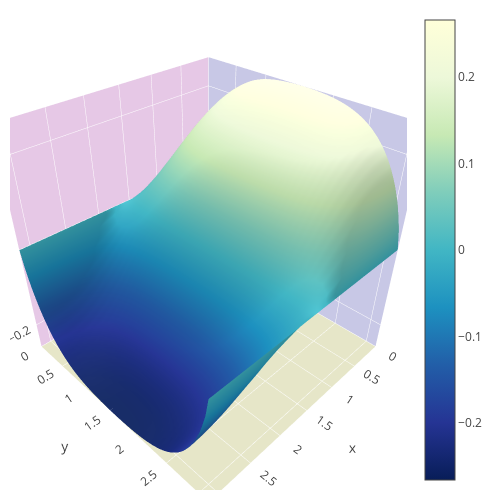

This figure's notebook cell:
### Code cell
la = np.zeros((N, K))
ua = np.zeros((T0+2, N, K))
ua[0] = la
for m in range(T0+1):
    t = m*ht#T_end-T_begin
    for n in range(N):
        for k in range(K):
            s = 0
            for i in range(1, 40):
                z = 2*i-1
                lm = z**2+1
                s+=4/np.pi*((np.exp(-t)-np.exp(-t*lm))/z**2)*np.sin(z*hy*k)*np.cos(hx*n)
            la[n][k] = s
    norm = 1 # max([max(i) for i in la])
    la = la.T/norm
    ua[m+1] = la
plot_u(Y, X, la)
print("t = ", t)

### Figure 1 — Plotly figure (JSON) as saved in the notebook; plotly's stock layout.template omitted (floating-point values rounded to 4 significant figures; data arrays with more than 128 entries replaced by an {"elided": "..."} marker saying what was removed)
{"data": [{"colorscale": "YlGnBu", "type": "surface", "uid": "f1ec51f3-66d9-4229-ad15-221b75c036b6", "x": {"elided": "80x80 float values"}, "y": {"elided": "80x80 float values"}, "z": {"elided": "80x80 float values"}}], "layout": {"height": 500, "margin": {"b": 10, "l": 10, "r": 20, "t": 10}, "scene": {"xaxis": {"backgroundcolor": "rgb(200, 200, 230)", "gridcolor": "rgb(255, 255, 255)", "range": [0, 3.142], "showbackground": true, "title": {"text": "x"}, "zerolinecolor": "rgb(255, 255, 255)"}, "yaxis": {"backgroundcolor": "rgb(230, 200,230)", "gridcolor": "rgb(255, 255, 255)", "range": [0, 3.142], "showbackground": true, "title": {"text": "y"}, "zerolinecolor": "rgb(255, 255, 255)"}, "zaxis": {"backgroundcolor": "rgb(230, 230,200)", "gridcolor": "rgb(255, 255, 255)", "range": [-0.2656, 0.2656], "showbackground": true, "title": {"text": "u(x, y)"}, "zerolinecolor": "rgb(255, 255, 255)"}}, "width": 500}}
